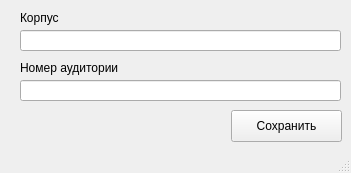
<?xml version="1.0" encoding="UTF-8"?>
<ui version="4.0">
 <class>MainWindow</class>
 <widget class="QMainWindow" name="MainWindow">
  <property name="geometry">
   <rect>
    <x>0</x>
    <y>0</y>
    <width>351</width>
    <height>173</height>
   </rect>
  </property>
  <property name="windowTitle">
   <string>MainWindow</string>
  </property>
  <widget class="QWidget" name="centralwidget">
   <widget class="QLabel" name="label">
    <property name="geometry">
     <rect>
      <x>20</x>
      <y>60</y>
      <width>221</width>
      <height>16</height>
     </rect>
    </property>
    <property name="text">
     <string>Номер аудитории</string>
    </property>
   </widget>
   <widget class="QLabel" name="label_2">
    <property name="geometry">
     <rect>
      <x>20</x>
      <y>10</y>
      <width>58</width>
      <height>16</height>
     </rect>
    </property>
    <property name="text">
     <string>Корпус</string>
    </property>
   </widget>
   <widget class="QLineEdit" name="lineEdit">
    <property name="geometry">
     <rect>
      <x>20</x>
      <y>30</y>
      <width>321</width>
      <height>21</height>
     </rect>
    </property>
   </widget>
   <widget class="QLineEdit" name="lineEdit_2">
    <property name="geometry">
     <rect>
      <x>20</x>
      <y>80</y>
      <width>321</width>
      <height>21</height>
     </rect>
    </property>
   </widget>
   <widget class="QPushButton" name="pushButton">
    <property name="geometry">
     <rect>
      <x>231</x>
      <y>110</y>
      <width>111</width>
      <height>32</height>
     </rect>
    </property>
    <property name="text">
     <string>Сохранить</string>
    </property>
   </widget>
  </widget>
  <widget class="QStatusBar" name="statusbar"/>
 </widget>
 <resources/>
 <connections/>
</ui>
